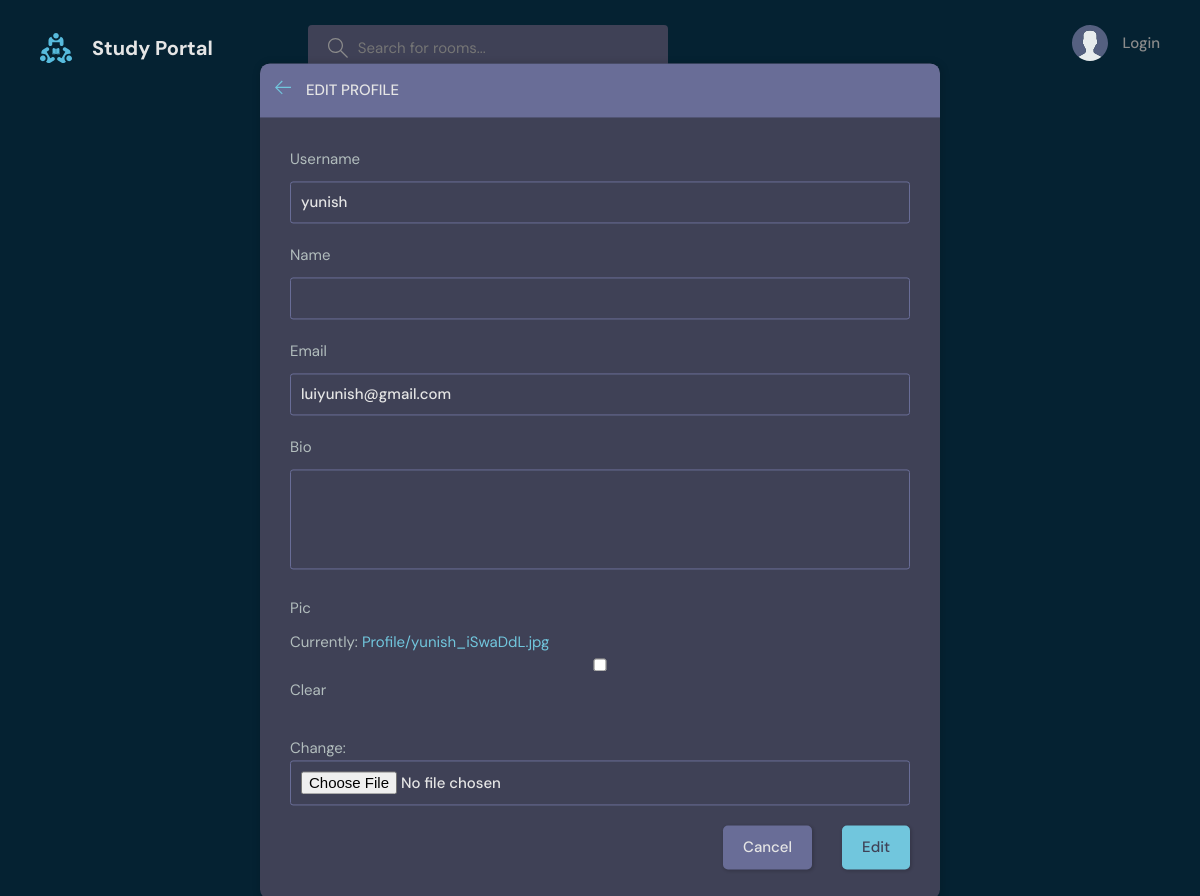
/auth/edit-profile/1/, run on an earlier commit of the app's database.
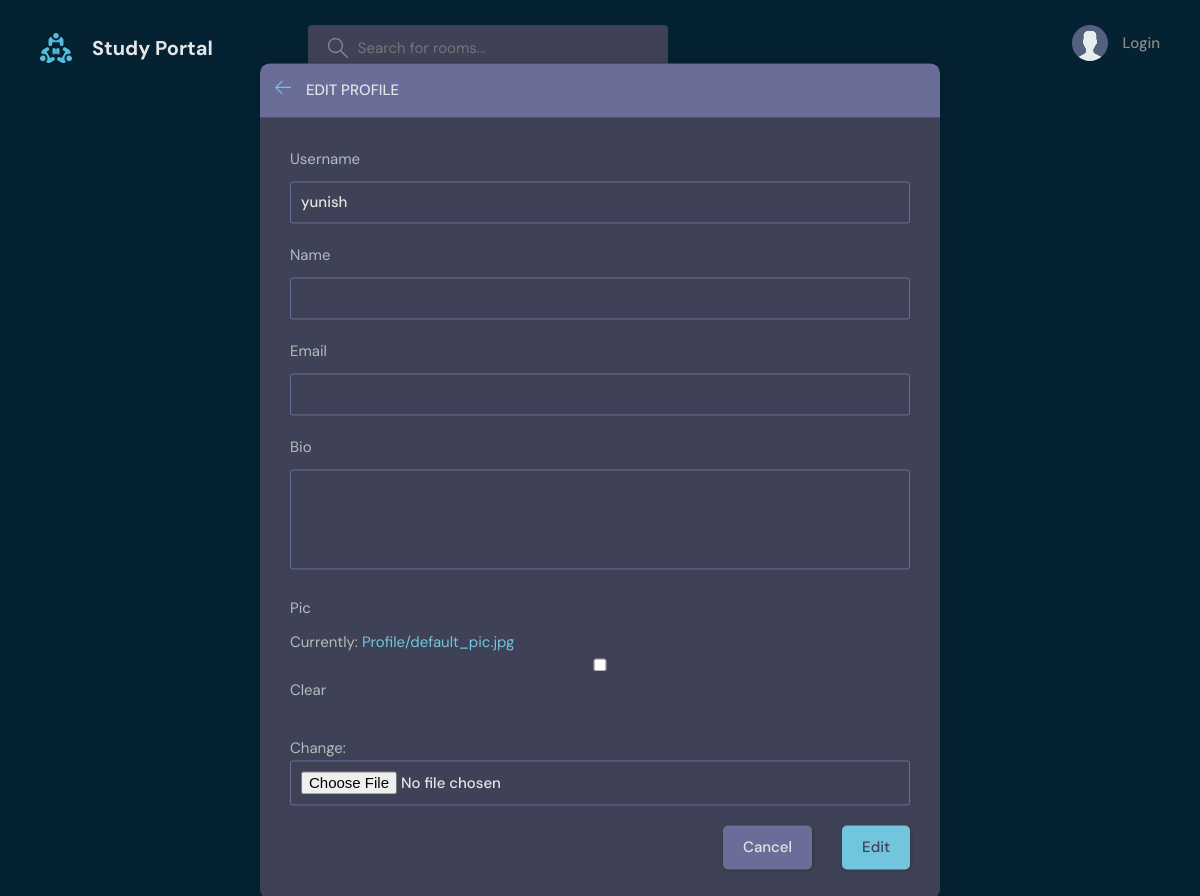
And on a later commit of the database.
### base/models.py (models this page shows, shortened)
class User(AbstractUser):
    name = models.CharField(max_length=200, null=True, blank=True)
    email = models.EmailField(unique=True, null=True, blank=True)
    bio = models.TextField(null=True, blank=True)
    pic = models.ImageField(
        upload_to="Profile/", null=True, blank=True, default="Profile/default_pic.jpg"
    )
    REQUIRED_FIELDS = []

### base/auth_views.py (the view, shortened to what this page needs)
# urls.py: path('edit-profile/<int:pk>/', authviews.editprofile,name="edit-profile"),
def editprofile(request,pk):
    user=User.objects.get(id=pk)
    form=EditProfile(instance=user)
    context={'form':form}
    return render(request,"user/edit-profile.html",context)

### base/forms.py
class EditProfile(ModelForm):
    class Meta:
        model=User
        fields=['username','name','email','bio','pic']

### base/templates/user/edit-profile.html (shortened to what this page needs)
{% extends "base.html" %}
{% block content %}
<main class="create-room layout">
  <div class="container">
    <div class="layout__box">
      <div class="layout__boxHeader">
        <div class="layout__boxTitle">
            <a href="{{request.META.HTTP_REFERER}}">
              <svg version="1.1" xmlns="http://www.w3.org/2000/svg" width="32" height="32" viewBox="0 0 32 32">
                <title>arrow-left</title>
                <path
                  d="M13.723 2.286l-13.723 13.714 13.719 13.714 1.616-1.611-10.96-10.96h27.625v-2.286h-27.625l10.965-10.965-1.616-1.607z">
                </path>
              </svg>
            </a>
            <h3>Edit Profile</h3>
          </div>
        </div>
        <div class="layout__body">
          <form class="form" action="" method="post" enctype="multipart/form-data">
            {% for field in form %}
            <div class="form__group">
              <label for="room_name">{{field.label}}</label>
              <label for="room_name">{{field}}</label>
            </div>
            {% endfor %}
            <div class="form__action">
              <a class="btn btn--dark" href="{% url "profile" request.user.id %}">Cancel</a>
              <button class="btn btn--main" type="submit">Edit</button>
            </div>
          </form>
        </div>
      </div>
    </div>
  </main>
{% endblock content %}

### templates/base.html (shortened to what this page needs)
{% load static %}
<!DOCTYPE html>
<html lang="en">
<head>
    <link rel="stylesheet" href="{% static 'css/style.css' %}">
  </head>
  <body>
    <main >
      {% include "navbar.html" %}
    {% block content %}
    {% endblock content %}
    </main>
</body>
</html>

### templates/navbar.html
{% load static %}
<header class="header header--loggedIn">
  <div class="container">
    <a href="{% url "home" %}" class="header__logo">
      <img src="{% static "image/logo.svg" %}" />
      <h1>Study Portal</h1>
    </a>
    {% include "base/search.html" %}
    <nav class="header__menu">
      {% if request.user.is_authenticated %}
      <div class="header__user">
        <a href="{% url "profile" user.id %}">
          <div class="avatar avatar--medium active">
            <img src="{{user.pic.url}}" alt="{{user.username}}"/>
          </div>
          <p>{{request.user.username}} <span>@{{request.user.username}}</span></p>
        </a>
        <button class="dropdown-button">
          <svg version="1.1" xmlns="http://www.w3.org/2000/svg" width="32" height="32" viewBox="0 0 32 32">
            <title>chevron-down</title>
            <path d="M16 21l-13-13h-3l16 16 16-16h-3l-13 13z"></path>
          </svg>
        </button>
      </div>
      <div class="dropdown-menu">
        <a href="{% url "profile" request.user.id %}" class="dropdown-link"
          ><svg version="1.1" xmlns="http://www.w3.org/2000/svg" width="32" height="32" viewBox="0 0 32 32">
            <title>tools</title>
            <path
              d="M27.465 32c-1.211 0-2.35-0.471-3.207-1.328l-9.392-9.391c-2.369 0.898-4.898 0.951-7.355 0.15-3.274-1.074-5.869-3.67-6.943-6.942-0.879-2.682-0.734-5.45 0.419-8.004 0.135-0.299 0.408-0.512 0.731-0.572 0.32-0.051 0.654 0.045 0.887 0.277l5.394 5.395 3.586-3.586-5.394-5.395c-0.232-0.232-0.336-0.564-0.276-0.887s0.272-0.596 0.572-0.732c2.552-1.152 5.318-1.295 8.001-0.418 3.274 1.074 5.869 3.67 6.943 6.942 0.806 2.457 0.752 4.987-0.15 7.358l9.392 9.391c0.844 0.842 1.328 2.012 1.328 3.207-0 2.5-2.034 4.535-4.535 4.535zM15.101 19.102c0.26 0 0.516 0.102 0.707 0.293l9.864 9.863c0.479 0.479 1.116 0.742 1.793 0.742 1.398 0 2.535-1.137 2.535-2.535 0-0.668-0.27-1.322-0.742-1.793l-9.864-9.863c-0.294-0.295-0.376-0.74-0.204-1.119 0.943-2.090 1.061-4.357 0.341-6.555-0.863-2.631-3.034-4.801-5.665-5.666-1.713-0.561-3.468-0.609-5.145-0.164l4.986 4.988c0.391 0.391 0.391 1.023 0 1.414l-5 5c-0.188 0.188-0.441 0.293-0.707 0.293s-0.52-0.105-0.707-0.293l-4.987-4.988c-0.45 1.682-0.397 3.436 0.164 5.146 0.863 2.631 3.034 4.801 5.665 5.666 2.2 0.721 4.466 0.604 6.555-0.342 0.132-0.059 0.271-0.088 0.411-0.088z"
            ></path>
          </svg>
          Profile</a
        >
        <a href="{% url "logout" %}" class="dropdown-link"
          ><svg version="1.1" xmlns="http://www.w3.org/2000/svg" width="32" height="32" viewBox="0 0 32 32">
            <title>sign-out</title>
            <path
              d="M3 0h22c0.553 0 1 0 1 0.553l-0 3.447h-2v-2h-20v28h20v-2h2l0 3.447c0 0.553-0.447 0.553-1 0.553h-22c-0.553 0-1-0.447-1-1v-30c0-0.553 0.447-1 1-1z"
            ></path>
            <path
              d="M21.879 21.293l1.414 1.414 6.707-6.707-6.707-6.707-1.414 1.414 4.293 4.293h-14.172v2h14.172l-4.293 4.293z"
            ></path>
          </svg>
          Logout</a
        >
      </div>
      {% else %}
       <a href="{% url "login" %}">
        <img src="{% static "image/avatar.svg" %}" />
        <p>Login</p>
      </a>
      {% endif %}
    </nav>
  </div>
</header>

### base/templates/base/search.html (shortened to what this page needs)
<form class="header__search" action="" method="get">
  <label>
    <input type="text" name="q" id="search" placeholder="Search for rooms..." />
  </label>
</form>

### static/css/style.css (style rules this page uses)
:root { --color-main: #71c6dd; --color-main-light: #e1f6fb; --color-dark: #3f4156; --color-dark-medium: #51546e; --color-dark-light: #696d97; --color-light: #e5e5e5; --color-gray: #8b8b8b; --color-light-gray: #b2bdbd; --color-bg: #2d2d39; --color-success: #5dd693; --color-error: #fc4b0b; --color-yunish: #052232; --color-yunish-light: #053b64; }
* { font-family: "DM Sans", -apple-system, BlinkMacSystemFont, "Segoe UI", Roboto, Oxygen, Ubuntu, Cantarell, "Open Sans", "Helvetica Neue", sans-serif; margin: 0; padding: 0; box-sizing: border-box; text-rendering: optimizeLegibility; font-size: inherit; }
html { font-size: 56.25%; }
@media only screen and (min-width: 1200px) { html { font-size: 62.5%; } }
body { line-height: 1.6; font-weight: 400; font-size: 1.5rem; color: var(--color-light-gray); background-color: var(--color-yunish); min-height: 100vh; }
img { width: 100%; }
a { display: inline-block; color: var(--color-main); text-decoration: none; }
.container { max-width: 120rem; width: 90%; margin: auto; }
.btn { background-color: transparent; border: none; display: inline-flex; align-items: center; gap: 1rem; cursor: pointer; transition: all ease-in-out 0.3s; padding: 1rem 2rem; border-radius: 5px; box-shadow: 1px 1px 3px 1px rgba(0, 0, 0, 0.15); font-weight: 500; }
.btn--main { background-color: var(--color-main); color: var(--color-dark); }
.btn--dark { background-color: var(--color-dark-light); color: var(--color-light); }
.header { padding: 1.5rem; background-color: var(--color-yunish); }
.header > .container { display: flex; gap: 9.5rem; }
.header__logo, .header__user { display: flex; gap: 2rem; align-items: center; }
.header__logo > img { height: 3.2rem; width: 3.2rem; }
.header__logo > h1 { font-weight: 700; font-size: 2rem; color: var(--color-light); }
.header__search > label { background-color: var(--color-dark); padding: 1.3rem 1rem; display: flex; align-items: center; gap: 1rem; border-radius: 4px; }
.header__search svg { fill: var(--color-gray); width: 2rem; height: 2rem; margin-left: 1rem; }
.header__search input { width: 30rem; background: transparent; border: none; outline: none; color: var(--color-light); }
.header__menu { margin-left: auto; position: relative; }
.header__menu a { display: flex; gap: 1.5rem; align-items: center; font-weight: 500; text-decoration: none; color: var(--color-gray); }
.header__menu img { height: 3.6rem; }
.header__menu p { line-height: 1.2; }
.layout { margin-top: 2.4rem; }
.layout > .container { display: flex; justify-content: space-between; align-items: flex-start; }
.layout__box { width: 90%; max-width: 48rem; min-height: 40rem; position: absolute; top: 50%; left: 50%; transform: translate(-50%, -46%); background-color: var(--color-dark); border-radius: 1rem; box-shadow: 1px 1px 6px 3px rgba(0, 0, 0, 0.1); overflow: hidden; }
.layout__boxHeader { display: flex; padding: 1.5rem; background-color: var(--color-dark-light); }
.layout__boxTitle { display: flex; gap: 1.5rem; align-items: center; }
.layout__boxTitle h3 { text-transform: uppercase; font-weight: 500; color: var(--color-light); }
.layout__boxTitle svg { width: 1.6rem; height: 1.6rem; fill: var(--color-main); }
.layout__body { margin: 3rem; }
.form__group { margin-bottom: 2rem; width: 100%; }
.form__group label { display: block; font-size: 1.5rem; margin-bottom: 1rem; }
.form__group input, .form__group textarea, .form__group select { background: transparent; border: 1px solid var(--color-dark-light); padding: 1rem; border-radius: 3px; width: 100%; color: var(--color-light); font-weight: 500; outline: none; }
.form__group textarea { background: transparent; height: 10rem; resize: none; }
.form__action { display: flex; justify-content: flex-end; gap: 3rem; }
.create-room.layout .layout__box { max-width: 68rem; }
.container { width: 100%; margin: 0 auto; padding: 10px; }
@media (min-width: 768px) { .container { max-width: 750px; } }
@media (min-width: 1200px) { .container { max-width: 1140px; } }

What changed in the data, as far as the page shows it:
changed User "yunish": email "luiyunish@gmail.com" → (not shown)
Also different on the page:
text no longer shown: "Currently: Profile/yunish_iSwaDdL.jpg Clear Change:"
text now shown: "Currently: Profile/default_pic.jpg Clear Change:"
